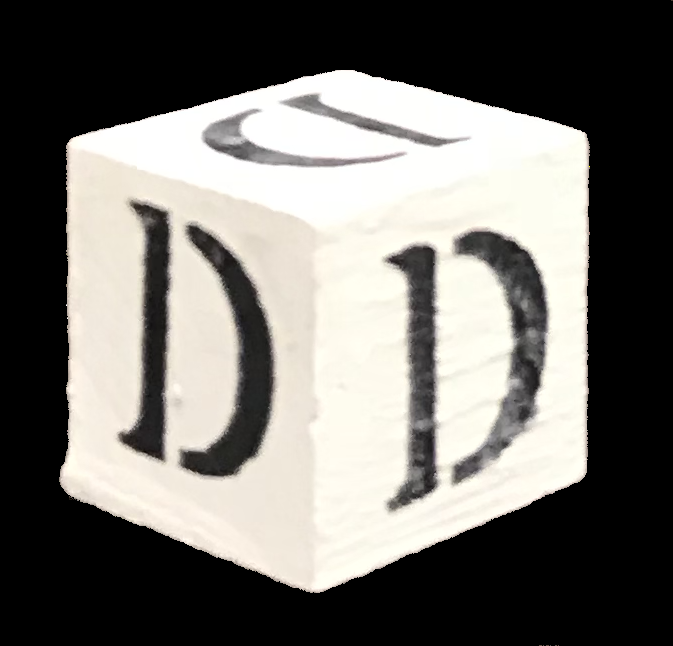
#> input picture OpenCV_Block_Test/TestBlock.png, 673 x 646 px
$ python 'A Testing.py'
#> lines starting #> are read from the running program, lines starting #| are printed output that depends on the picture; pictures that were not available may be replaced by others from this repository, and a replacement may not be noted
import cv2
import os
import numpy as np
from matplotlib import pyplot as plt
import time

#reads the template image and the image being searched through as greyscale
img = cv2.imread('TestBlock.png', 0)
#> img: shape (646, 673); min 0, max 255, mean 113
img2 = img.copy()
#set template to image 'Template_A.png'
template = cv2.imread('C_2.png',0)
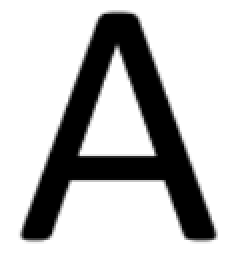
#> input picture OpenCV/Template_A.PNG, 117 x 130 px, given in place of C_2.png, which was not available (shown 2 times larger)
#> template is the input picture: shape (130, 117); min 0, max 255, mean 190
cv2.imshow('image', template)


w, h = template.shape[::-1]
#> w = 117; h = 130

#compares the two images using a certain algo we chose
res = cv2.matchTemplate(img,template, cv2.TM_CCOEFF_NORMED)
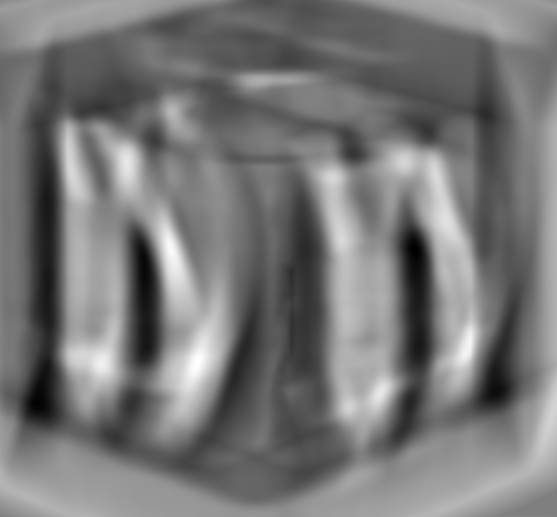
#> res: shape (517, 557) float32; min -0.393, max 0.395, mean -0.0231; drawn with min black and max white
min_val, max_val, min_loc, max_loc = cv2.minMaxLoc(res)
#> min_val = -0.393; max_val = 0.395; min_loc = (414, 249); max_loc = (197, 361)
top_left = max_loc
#> top_left = (197, 361)
bottom_right = (top_left[0] + w, top_left[1] + h)
#> bottom_right = (314, 491)
#create rectangle around the detected match
cv2.rectangle(img,top_left, bottom_right, 255, 2)
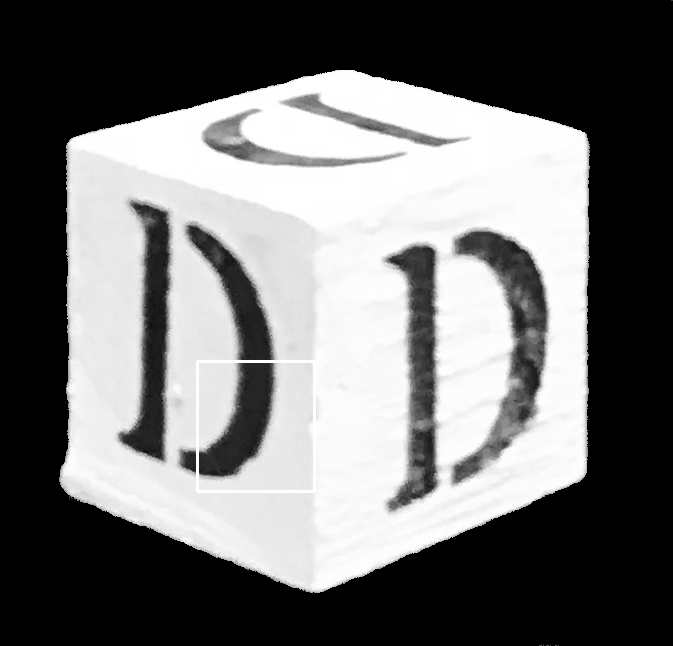
#> img: shape (646, 673); min 0, max 255, mean 113.1
#show it to user
plt.subplot(121),plt.imshow(res,cmap = 'gray')
plt.title('Matching Result'), plt.xticks([]), plt.yticks([])
plt.subplot(122),plt.imshow(img,cmap = 'gray')
plt.title('Detected Point'), plt.xticks([]), plt.yticks([])
plt.suptitle('TM_CCOEFF')

#show the compared images
plt.show()
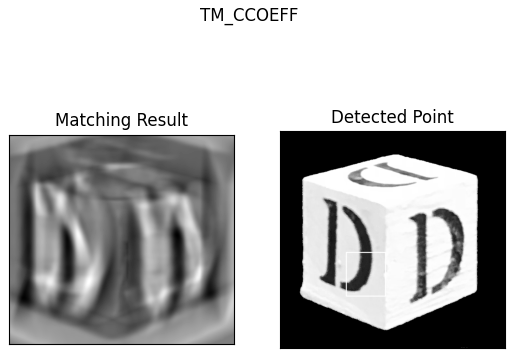
#> figure drawn by matplotlib, 2 panels
